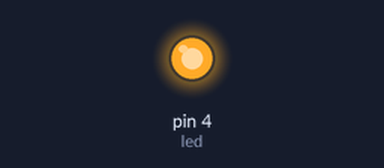
Recording of a sketch running on a simulated Arduino Uno, built with avr-gcc and run on an emulated ATmega328P. Parts: output pins drawn as LEDs (lit = HIGH). Storage starts empty; what the sketch prints to the serial monitor is not drawn.

Above: at 0.1 s.
Timing chart, 0 to 1.6 s (numbered marks = the images above):
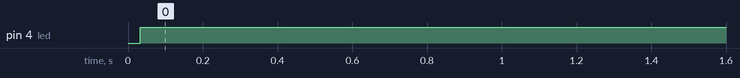

Measured:
- by itself, pin 4 (led): LOW → HIGH at 0.03 s

The sketch:

plantower_v2.ino
```cpp
//=====================================
// Version 2
//
// Arduino code for Plantower (PT) opc operation.
//
// Summary:
//  -- Prepares data for logging
//  -- Bin numbers correspond to:
//     - bin 1 --> Particles > 0.3um / 0.1L air
//     - bin 2 --> Particles > 0.5um / 0.1L air
//     - bin 3 --> Particles > 1.0um / 0.1L air
//     - bin 4 --> Particles > 2.5um / 0.1L air
//     - bin 5 --> Particles > 5.0um / 0.1L air
//     - bin 6 --> Particles > 10.0um / 0.1L air
//
// Wiring from PT to Arduino UNO (the following are the pins on the PT):
//  Vcc --> 5v
//  GND --> GND
//  TXD (3v3) --> logic level converter --> Pin 2 (5v)
//  RXD --> do not connect
//
// Written by: Joey Habeck
// Last Modified: 1/4/18
//
// Code adapted from Adafruit.
//
//=====================================


////////// BEGIN CODE //////////

#include <SD.h>

// define digital pins
int led = 4;          // LED light (not required)
int rx  = 2;          // Pin 2 on Arduino from TXD pin on Pt
int tx  = 3;          // Pin 3 on Arduino from nothing
unsigned long FT;     // flight-time

// more definitions
String dataLog;                   // used for data logging
int nhits=1;                      // used to count successful data transmissions
int ntot=1;                       // used to count total attempted transmissions
String filename = "ptLog.csv";  // file name that data wil be written to
const int CS = 8;                 // CS pin on SD card
File ptLog;                     // file that data is written to

// library for software serial comms
#include <SoftwareSerial.h>
SoftwareSerial pmsSerial(rx,tx);

// define data structure for PT
struct pms5003data {
    uint16_t framelen;
    uint16_t pm10_standard, pm25_standard, pm100_standard;
    uint16_t pm10_env, pm25_env, pm100_env;
    uint16_t particles_03um, particles_05um, particles_10um, particles_25um, particles_50um, particles_100um;
    uint16_t unused;
    uint16_t checksum;
  };
struct pms5003data data;

/// begin setup
void setup() {

  Serial.begin(115200);
  Serial.println("Hello, there.");
  Serial.println();
  Serial.println("Setting up Plantower OPC...");
  Serial.println();

  // set pinmodes
  pinMode(led, OUTPUT);
  pinMode(rx, INPUT);

  // sensor baud rate is 9600
  pmsSerial.begin(9600);


  Serial.print("Initializing SD card...");
  // Check if card is present/initalized:
  if (!SD.begin(CS)){
  Serial.println("card initialization FAILED - something is wrong..."); // card not present or initialization failed
  while (1); // dont do anything more
  }

  Serial.println("card initialization PASSED... bon voyage!"); // initialization successful

  // Initialize file:
  ptLog = SD.open(filename, FILE_WRITE); // open file

  if (ptLog) {
    Serial.println( filename + " opened...");
    //ptLog.println("Sample, Clock (h:m:s), Time (millisecs), Bin1, Bin2, Bin3, Bin4, Bin5, Bin6"); // file heading
    ptLog.close();
    Serial.println("File initialized... begin data logging!");
  }
  else {
    Serial.println("error opening file");
    return;
  }

}

/// begin loop
void loop() {
  digitalWrite(led,HIGH);
  FT = millis();

// log sample number, flight clock, time
    dataLog = "";
    dataLog += ntot;
    dataLog += ",";
    dataLog += flightTime(FT/1000);
    dataLog += ",";
    dataLog += FT;
    dataLog += ",";

  if (readPMSdata(&pmsSerial)) {

// if data is receieved, log it
    dataLog += data.particles_03um;
    dataLog += ",";
    dataLog += data.particles_05um;
    dataLog += ",";
    dataLog += data.particles_10um;
    dataLog += ",";
    dataLog += data.particles_25um;
    dataLog += ",";
    dataLog += data.particles_50um;
    dataLog += ",";
    dataLog += data.particles_100um;
    dataLog += ",";

// samples of data collected
    nhits=nhits+1;

// total samples
    ntot = ntot+1;

// write data
    ptLog = SD.open(filename, FILE_WRITE); // open file

 if (ptLog) {
    //Serial.println("tempLog.csv opened..."); // file open successfully
    ptLog.println(dataLog);
    ptLog.close();
  }
  else {
    Serial.println("error opening file"); // file open failed
    return;
  }

// print data log to serial monitor
    Serial.println(dataLog);
  }

}

////////// USER DEFINED FUNCTIONS //////////

boolean readPMSdata(Stream *s) {
  if (! s->available()) {
    return false;
  }

  // Read a byte at a time until we get to the special '0x42' start-byte
  if (s->peek() != 0x42) {
    s->read();
    return false;
  }

  // Now read all 32 bytes
  if (s->available() < 32) {
    return false;
  }

  uint8_t buffer[32];
  uint16_t sum = 0;
  s->readBytes(buffer, 32);

  // get checksum ready
  for (uint8_t i=0; i<30; i++) {
    sum += buffer[i];
  }

 /*//debugging
  for (uint8_t i=2; i<32; i++) {
    Serial.print("0x"); Serial.print(buffer[i], HEX); Serial.print(", ");
  }
  Serial.println();
*/

  // The data comes in endian'd, this solves it so it works on all platforms
  uint16_t buffer_u16[15];
  for (uint8_t i=0; i<15; i++) {
    buffer_u16[i] = buffer[2 + i*2 + 1];
    buffer_u16[i] += (buffer[2 + i*2] << 8);
  }

  // put it into a nice struct :)
  memcpy((void *)&data, (void *)buffer_u16, 30);

  if (sum != data.checksum) {
    Serial.println("Checksum failure");
    return false;
  }
  // success!
  return true;
}

// Reads in time from Arduino clock (seconds) and converts it to hr:min:sec; written by: Simon Peterson
String flightTime(unsigned long t) {
  String fTime = "";
  fTime += (String(t / 3600) + ":");
  t %= 3600;
  fTime += String(t / 600);
  t %= 600;
  fTime += (String(t / 60) + ":");
  t %= 60;
  fTime += (String(t / 10) + String(t % 10));

  return fTime;
}
```
